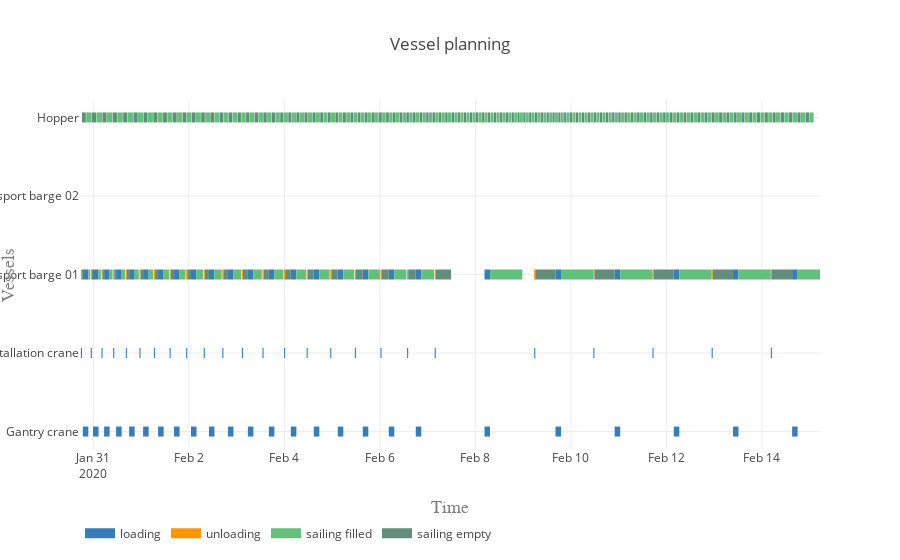

This figure's notebook cell:
### Markdown cell above
#### Vessel planning

### Code cell
vessels = [gantry_crane, 
           installation_crane, 
           transport_barge_01, 
           transport_barge_02, 
           hopper]

activities = ['loading', 'unloading', 'sailing filled', 'sailing empty', 'processing']
colors = {0:'rgb(55,126,184)', 1:'rgb(255,150,0)', 2:'rgb(98, 192, 122)', 3:'rgb(98, 141, 122)', 4:'rgb(110, 141, 122)'}

plot.vessel_planning(vessels, activities, colors)

### Figure 1 — Plotly figure (JSON) as saved in the notebook; plotly's stock layout.template omitted (floating-point values rounded to 4 significant figures; data arrays with more than 128 entries replaced by an {"elided": "..."} marker saying what was removed)
{"data": [{"connectgaps": false, "hoverinfo": "y+name", "line": {"color": "rgb(55,126,184)", "width": 10}, "mode": "lines", "name": "loading", "type": "scatter", "uid": "c6c1527f-078c-4b75-bd92-330420612c1d", "x": {"elided": "5000 str values"}, "y": {"elided": "5000 str values"}}, {"connectgaps": false, "hoverinfo": "y+name", "line": {"color": "rgb(255,150,0)", "width": 10}, "mode": "lines", "name": "unloading", "type": "scatter", "uid": "0646a9c0-3785-4a39-9c61-e052d86c1fde", "x": {"elided": "2000 str values"}, "y": {"elided": "2000 str values"}}, {"connectgaps": false, "hoverinfo": "y+name", "line": {"color": "rgb(98, 192, 122)", "width": 10}, "mode": "lines", "name": "sailing filled", "type": "scatter", "uid": "eb2dcfcf-77c6-42d7-a6a4-3c502d0baf2b", "x": {"elided": "2000 str values"}, "y": {"elided": "2000 str values"}}, {"connectgaps": false, "hoverinfo": "y+name", "line": {"color": "rgb(98, 141, 122)", "width": 10}, "mode": "lines", "name": "sailing empty", "type": "scatter", "uid": "6837d9c1-87ac-4fc8-886d-379825528136", "x": {"elided": "1990 str values"}, "y": {"elided": "1990 str values"}}, {"connectgaps": false, "hoverinfo": "y+name", "line": {"color": "rgb(110, 141, 122)", "width": 10}, "mode": "lines", "name": "processing", "type": "scatter", "uid": "7b495e1d-25ae-4839-8664-54c9ace7f429", "x": [], "y": []}], "layout": {"hovermode": "closest", "legend": {"orientation": "h", "x": 0, "y": -0.2}, "title": "Vessel planning", "xaxis": {"range": ["2020-01-30 17:18:13.062643", "2020-02-15 05:10:22.630991"], "title": "Time", "titlefont": {"color": "#7f7f7f", "family": "Courier New, monospace", "size": 18}}, "yaxis": {"title": "Vessels", "titlefont": {"color": "#7f7f7f", "family": "Courier New, monospace", "size": 18}}}}
